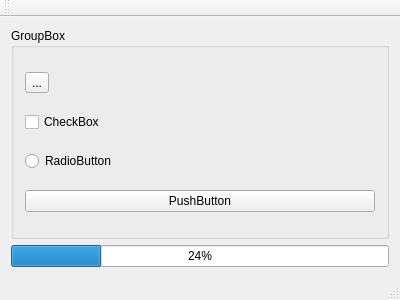
<?xml version="1.0" encoding="UTF-8"?>
<ui version="4.0">
 <class>MainWindow</class>
 <widget class="QMainWindow" name="MainWindow">
  <property name="geometry">
   <rect>
    <x>0</x>
    <y>0</y>
    <width>400</width>
    <height>300</height>
   </rect>
  </property>
  <property name="windowTitle">
   <string>MainWindow</string>
  </property>
  <widget class="QWidget" name="centralWidget">
   <layout class="QVBoxLayout" name="verticalLayout_2">
    <item>
     <widget class="QGroupBox" name="groupBox">
      <property name="title">
       <string>GroupBox</string>
      </property>
      <layout class="QVBoxLayout" name="verticalLayout">
       <item>
        <widget class="QToolButton" name="toolButton">
         <property name="text">
          <string>...</string>
         </property>
        </widget>
       </item>
       <item>
        <widget class="QCheckBox" name="checkBox">
         <property name="text">
          <string>CheckBox</string>
         </property>
        </widget>
       </item>
       <item>
        <widget class="RadioButton" name="radioButton">
         <property name="text">
          <string>RadioButton</string>
         </property>
        </widget>
       </item>
       <item>
        <widget class="QPushButton" name="pushButton">
         <property name="text">
          <string>PushButton</string>
         </property>
        </widget>
       </item>
      </layout>
     </widget>
    </item>
    <item>
     <widget class="QProgressBar" name="progressBar">
      <property name="value">
       <number>24</number>
      </property>
      <property name="invertedAppearance">
       <bool>false</bool>
      </property>
     </widget>
    </item>
   </layout>
  </widget>
  <widget class="QMenuBar" name="menuBar">
   <property name="geometry">
    <rect>
     <x>0</x>
     <y>0</y>
     <width>400</width>
     <height>18</height>
    </rect>
   </property>
  </widget>
  <widget class="QToolBar" name="mainToolBar">
   <attribute name="toolBarArea">
    <enum>TopToolBarArea</enum>
   </attribute>
   <attribute name="toolBarBreak">
    <bool>false</bool>
   </attribute>
  </widget>
  <widget class="QStatusBar" name="statusBar"/>
 </widget>
 <layoutdefault spacing="6" margin="11"/>
 <customwidgets>
  <customwidget>
   <class>RadioButton</class>
   <extends>QRadioButton</extends>
   <header>radiobutton.h</header>
  </customwidget>
 </customwidgets>
 <resources/>
 <connections/>
</ui>
